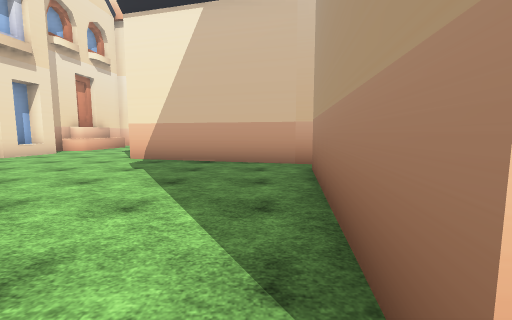
view 1 (above)

17 first-person views from a walk through a Unity game level. The camera is 1.4 m above the floor, tilts 6° down and sees 90° across. The floor is counted in squares, 1.8 m on a side. Each view is taken from the middle of a square. On the plan, view 1 faces up. The plan holds only what a view shows up to about 10 squares ahead; the rest is blank. The place goes on beyond the plan. The player is left out. Some surface patterns are stand-ins.

view 2
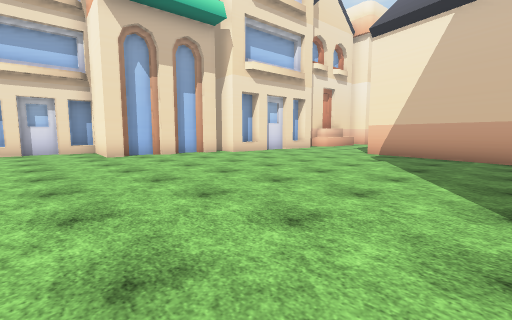

view 3
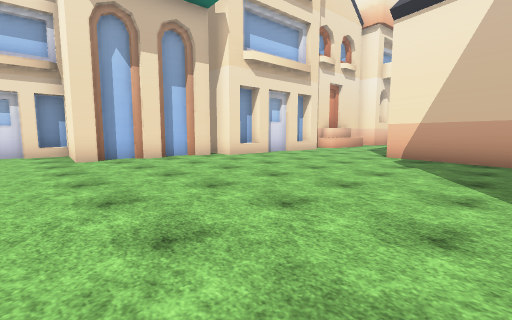

view 4
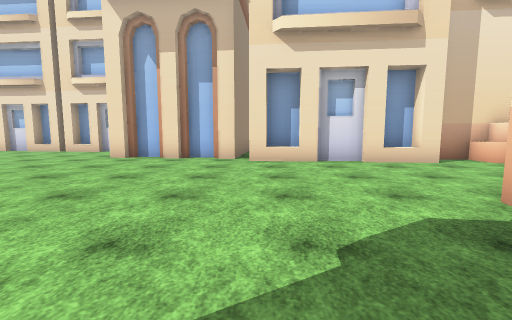

view 5
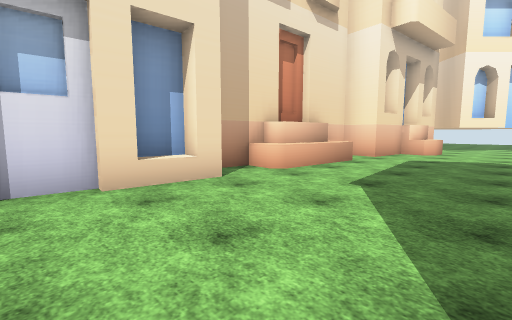

view 6
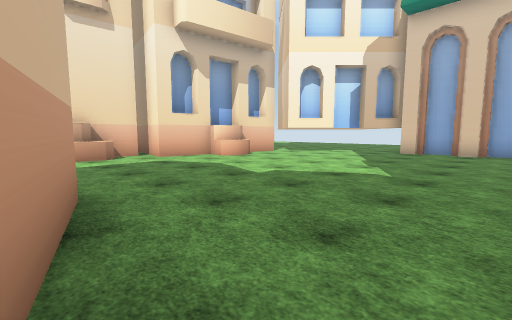

view 7
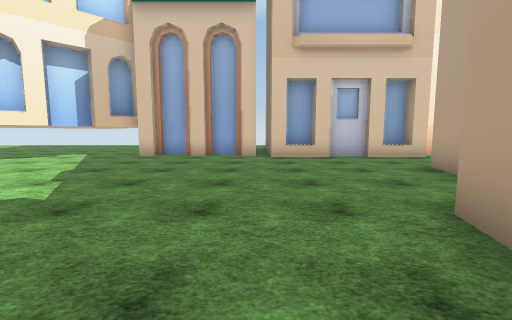

view 8
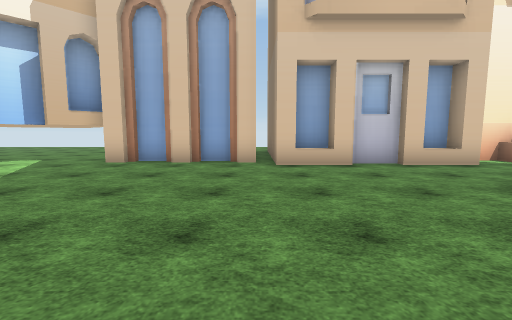

view 9
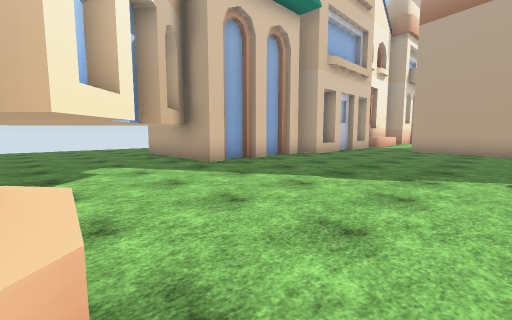

view 10
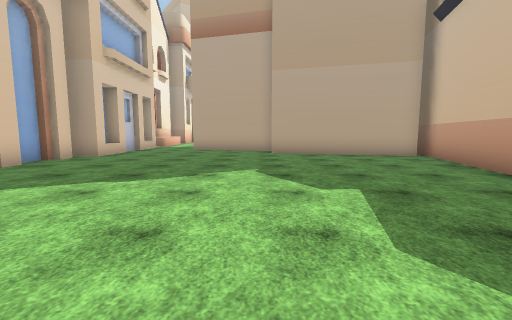

view 11
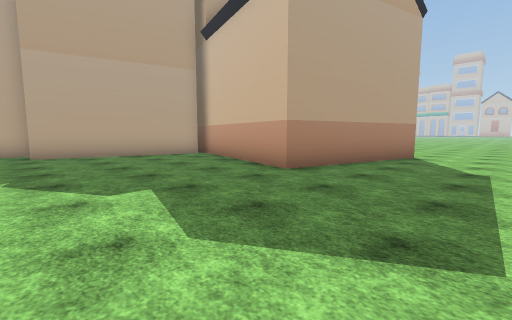

view 12
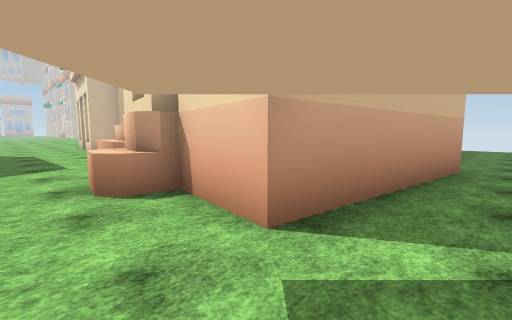

view 13
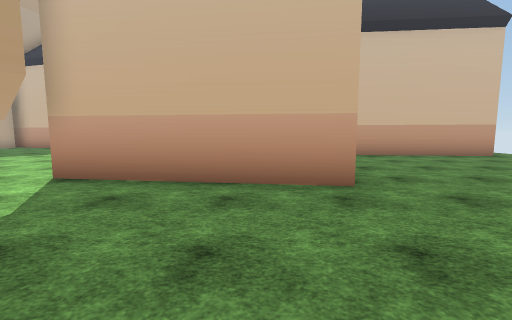

view 14
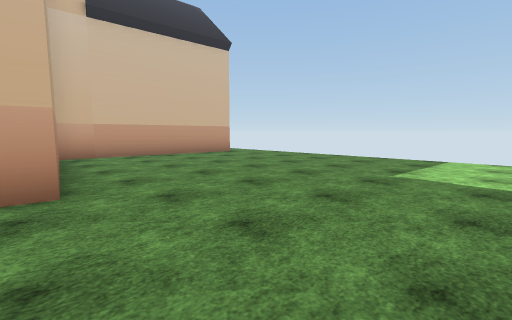

view 15
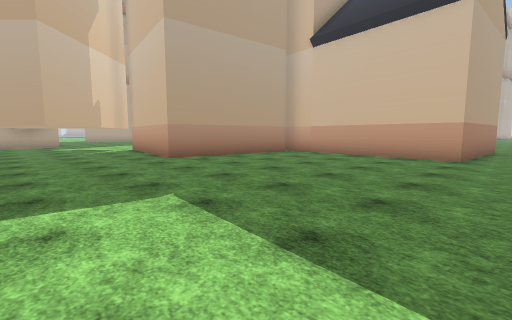

view 16
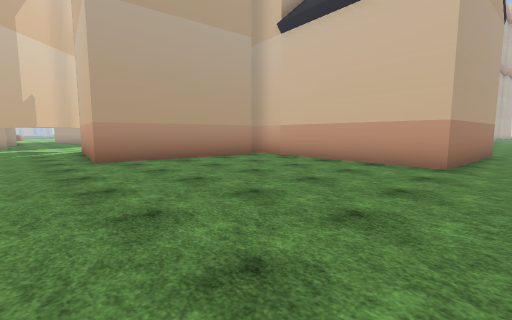

view 17
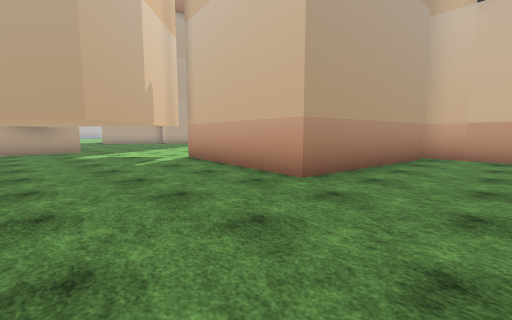

### Floor plan
Points are (right, up) in squares from view 1. A wall is a line through its corners. A room is listed if a view was taken in it or the views show most of it. See-through windows are left out.
Room 1 (views 1, 2, 3, 4, 5, 6, 7, 8, 9, 10, 11, 12, 13, 14, 15, 16, 17)
walls: (-8, 14) (-7.8, 13.7) (-7.9, 12) (-8.3, 11.7); (-8.1, 15.5) (-8.2, 14); (-5.9, 17.4) (-6.9, 17.5); (-8.4, 11.8) (-8.6, 10.4); (-6.3, 18.6) (-6.4, 17.7) (-6.9, 17.3) (-7.1, 15.7) (-9.3, 16); (-7.6, 9.9) (-7.8, 7.9); (-8.2, 9.4) (-8.3, 8.6); (-8.1, 8) (-8.2, 6.7); (-12.1, 16.3) (-11.5, 21.3) (-6.6, 20.6) (-6.8, 18.8) (-6, 18.7); (-7.9, 6.8) (-8.1, 4.8) (-9.3, 4.9); (2.6, 11.6) (3.9, 16.5); (-8.5, 6.3) (-8.6, 5.3); (-1.4, 22.8) (-2, 22.8) (-2, 25.5); (1.5, 6.3) (-3.8, 7.8) (-2.5, 12.6) (3.6, 10.9); (-0.4, 23.2) (-1.4, 23.2); (-8.7, 4.4) (-8.7, 3.8); (0.4, 22.8) (-0.2, 22.8); (5.1, 16.3) (6.1, 19.9); (-9.2, 3.8) (-9.3, 2.8); (1.4, 23.2) (0.4, 23.2); (2, 22.8) (1.5, 22.8); (-8.8, 2.7) (-8.9, 2.1); (3.9, 22.2) (3.9, 22.8) (3, 22.8); (4.5, 22.3) (2.5, 22.3) (2.5, 24); (-9.4, 2) (-9.5, 1); (-9, 1) (-9.1, 0.4) (-11.8, 0.7) (-11.9, -0.1); (5.8, 22.5) (4.4, 22.5); (-18.6, 11.3) (-18.1, 16.3) (-11.9, 15.7); (7, 22.2) (7, 22.8) (6.2, 22.8); (0.5, 0.4) (1.2, 5.5); (7.6, 22.3) (5.6, 22.3); (-11.5, 0) (-11.5, -0.5); (-11.7, -0.4) (-11.8, -1.5); (-11.6, -1.4) (-11.7, -2); (9.2, 23.2) (8.1, 23.2)
low walls: (-7.5, 14.5) (-7.2, 14.1) (-7.5, 11.2); (-7.5, 11.4) (-7.9, 11.1); (-5.9, 17.7) (-6.2, 17.4); (-6, 18.7) (-5.8, 18.4) (-5.9, 17.4); (8.9, 22.8) (8.9, 23.4)
ways out: opening at (-19, 12)

Where each view was taken, in squares from view 1:
view 1: 0 up, 0 right, facing up
view 2: 2 down, 0 right, facing up-left
view 3: 1 down, 1 left, facing up-left
view 4: 5 up, 1 left, facing left
view 5: 7 up, 4 left, facing up-left
view 6: 12 up, 1 right, facing up-left
view 7: 14 up, 2 right, facing up
view 8: 16 up, 2 right, facing up
view 9: 17 up, 6 left, facing up-right
view 10: 17 up, 6 left, facing right
view 11: 17 up, 6 left, facing down-right
view 12: 22 up, 5 left, facing down-left
view 13: 25 up, 10 left, facing down
view 14: 25 up, 11 left, facing down-left
view 15: 25 up, 19 left, facing down-right
view 16: 23 up, 19 left, facing down-right
view 17: 25 up, 14 left, facing down-right
